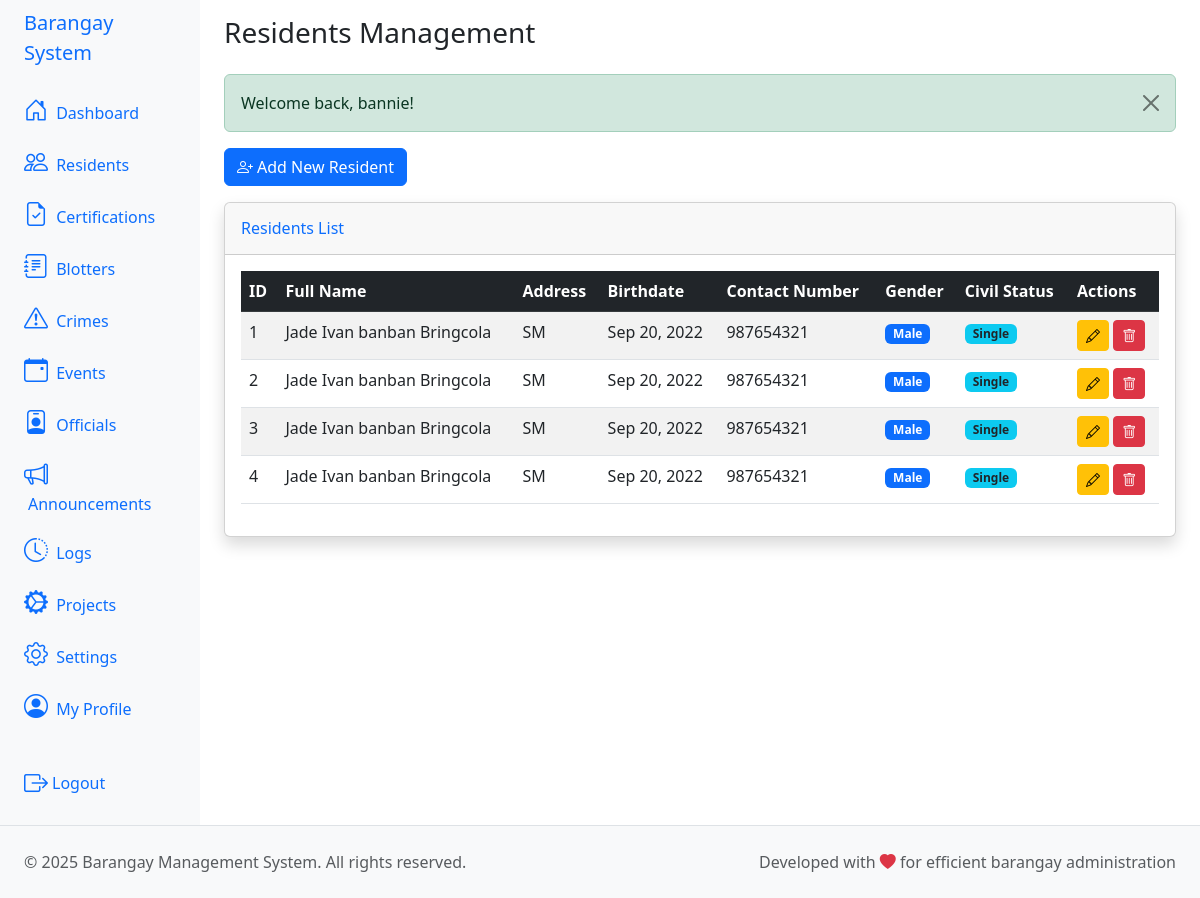
Page /index.php?action=residents (signed in) on the committed database.
### tables this page shows
CREATE TABLE IF NOT EXISTS `tbl_residents` (
  `id` int NOT NULL AUTO_INCREMENT,
  `user_id` int DEFAULT NULL,
  `full_name` varchar(255) NOT NULL,
  `address` text NOT NULL,
  `birthdate` date NOT NULL,
  `gender` enum('male','female','other') NOT NULL,
  `contact_number` varchar(50) DEFAULT NULL,
  `occupation` varchar(255) DEFAULT NULL,
  `civil_status` enum('single','married','widowed','divorced') NOT NULL,
  `created_at` timestamp NULL DEFAULT CURRENT_TIMESTAMP,
  PRIMARY KEY (`id`),
  KEY `user_id` (`user_id`),
  CONSTRAINT `tbl_residents_ibfk_1` FOREIGN KEY (`user_id`) REFERENCES `tbl_users` (`id`) ON DELETE SET NULL
);

### app/controllers/ResidentsController.php (called while the page is built, shortened)
<?php
class ResidentsController
{
  private $pdo;
  public function __construct($pdo)
  {
    $this->pdo = $pdo;
  }
  public function list()
  {
    try {
      $stmt = $this->pdo->query("
                SELECT id, full_name, address, birthdate, contact_number, gender, civil_status
                FROM tbl_residents
                ORDER BY full_name
            ");
      $residents = $stmt->fetchAll(PDO::FETCH_ASSOC);
    } catch (PDOException $e) {
      $_SESSION['error'] = "Failed to load residents: " . $e->getMessage();
      $residents = [];
    }
    require_once '../app/views/residents/residents.php';
  }
}

### app/views/residents/residents.php (the view, shortened to what this page needs)
<?php
include '../header.php';
?>
<div class="container-fluid">
  <h1 class="h3 mb-4 text-gray-800">Residents Management</h1>
  <?php if (isset($_SESSION['success'])): ?>
    <div class="alert alert-success alert-dismissible fade show" role="alert">
      <?php echo $_SESSION['success'];
      unset($_SESSION['success']); ?>
      <button type="button" class="btn-close" data-bs-dismiss="alert" aria-label="Close"></button>
    </div>
  <?php endif; ?>
  <div class="mb-3">
    <a href="index.php?action=residents&sub=add" class="btn btn-primary">
      <i class="bi bi-person-plus me-1"></i>Add New Resident
    </a>
  </div>
  <div class="card shadow">
    <div class="card-header py-3">
      <h6 class="m-0 font-weight-bold text-primary">Residents List</h6>
    </div>
    <div class="card-body">
      <div class="table-responsive">
        <table class="table table-striped table-hover" id="residentsTable">
          <thead class="table-dark">
            <tr>
              <th>ID</th>
              <th>Full Name</th>
              <th>Address</th>
              <th>Birthdate</th>
              <th>Contact Number</th>
              <th>Gender</th>
              <th>Civil Status</th>
              <th>Actions</th>
            </tr>
          </thead>
          <tbody>
            <?php if (!empty($residents)): ?>
              <?php foreach ($residents as $resident): ?>
                <tr>
                  <td><?php echo htmlspecialchars($resident['id']); ?></td>
                  <td><?php echo htmlspecialchars($resident['full_name']); ?></td>
                  <td><?php echo htmlspecialchars($resident['address']); ?></td>
                  <td><?php echo date('M d, Y', strtotime($resident['birthdate'])); ?></td>
                  <td><?php echo htmlspecialchars($resident['contact_number'] ?? 'N/A'); ?></td>
                  <td>
                    <span class="badge bg-<?php echo $resident['gender'] == 'male' ? 'primary' : ($resident['gender'] == 'female' ? 'danger' : 'secondary'); ?>">
                      <?php echo ucfirst($resident['gender']); ?>
                    </span>
                  </td>
                  <td>
                    <span class="badge bg-info text-dark">
                      <?php echo ucfirst($resident['civil_status']); ?>
                    </span>
                  </td>
                  <td>
                    <a href="index.php?action=residents&sub=edit&id=<?php echo $resident['id']; ?>"
                      class="btn btn-sm btn-warning" title="Edit">
                      <i class="bi bi-pencil"></i>
                    </a>
                    <a href="index.php?action=residents&sub=delete&id=<?php echo $resident['id']; ?>"
                      class="btn btn-sm btn-danger"
                      onclick="return confirm('Are you sure you want to delete <?php echo addslashes($resident['full_name']); ?>?')"
                      title="Delete">
                      <i class="bi bi-trash"></i>
                    </a>
                  </td>
                </tr>
              <?php endforeach; ?>
            <?php endif; ?>
          </tbody>
        </table>
      </div>
    </div>
  </div>
</div>
<?php include '../footer.php'; ?>

### rows in the picture
tbl_residents: id "1", full_name "Jade Ivan banban Bringcola", address "SM", birthdate "Sep 20, 2022", contact_number "987654321", gender "Male", civil_status "Single"
tbl_residents: id "2", full_name "Jade Ivan banban Bringcola", address "SM", birthdate "Sep 20, 2022", contact_number "987654321", gender "Male", civil_status "Single"
tbl_residents: id "3", full_name "Jade Ivan banban Bringcola", address "SM", birthdate "Sep 20, 2022", contact_number "987654321", gender "Male", civil_status "Single"
tbl_residents: id "4", full_name "Jade Ivan banban Bringcola", address "SM", birthdate "Sep 20, 2022", contact_number "987654321", gender "Male", civil_status "Single"

### other values in the picture
$_SESSION['success'] "Welcome back, bannie!"
